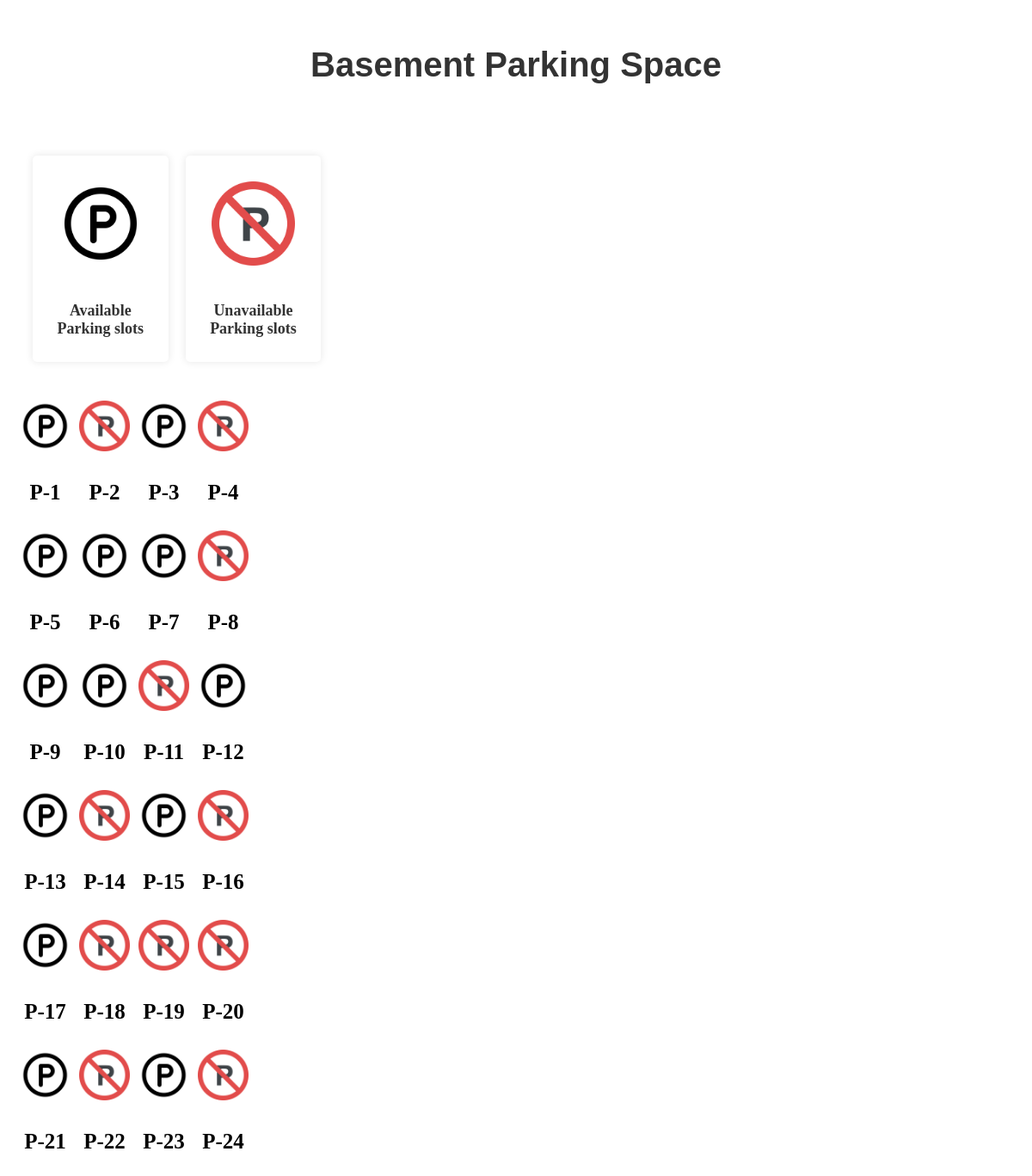
The app's page /src/homepage/src/Reservation/floor1.php with its own data.
### tables this page shows
CREATE TABLE `basement_parking_space` (
  `slot_number` char(4) NOT NULL,
  `is_available` tinyint(1) DEFAULT NULL
);

### src/homepage/src/Reservation/floor1.php (the view, shortened to what this page needs)
<!DOCTYPE html>
<html lang="en">
<head>
    <link rel="stylesheet" href="./css/reservation.css">
</head>
<body>
    <h2>Basement Parking Space</h2>
    <div class="containers">
        <div class="static">
            <div class="static_img">
                <img src="./images/parking.png" alt="">
            </div>
            <p class="definition">Available Parking slots</p>
        </div>
        <div class="static">
            <div class="static_img">
                <img src="./images/noparking.png" alt="" >
            </div>
            <p class="definition">Unavailable Parking slots</p>
        </div>
    </div>
    <section class="parking-slots">
        <div class="box-containers">
            <?php
                $servername = "localhost";
                $username = "root";
                $password = "";
                $dbname = "smartparkpro";
                $conn = new mysqli($servername, $username, $password, $dbname);
                $sql = "SELECT slot_number, is_available FROM basement_parking_space ORDER BY CAST(SUBSTRING(slot_number, 3) AS UNSIGNED)";
                $result = $conn->query($sql);
                if ($result->num_rows > 0) {
                    while ($row = $result->fetch_assoc()) {
                        $slotNumber = $row["slot_number"];
                        $isParkingAvailable = $row["is_available"];
                        $floor = "Basement Parking Space";
                        $imageSrc = ($isParkingAvailable) ? "./images/parking.png" : "./images/noparking.png";
                        $onClick = ($isParkingAvailable) ? "" : " onclick=\"showUnavailableSlotAlert(event)\"";
                        echo '<div class="boxes">';
                        echo '    <div class="images">';
                        echo '        <a href="index.php?floor=' . urlencode($floor) . '&slot=' . urlencode($slotNumber) . '"><img src="' . $imageSrc . '"' . $onClick . ' alt=""></a>';
                        echo '    </div>';
                        echo '    <p>' . $slotNumber . '</p>';
                        echo '</div>';
                    }
                } else {
                    echo "No parking slot data available.";
                }
            ?>
        </div>
    </section>
</body>
</html>

### src/homepage/src/Reservation/css/reservation.css (style rules this page uses)
p { font-size: 25px; font-family: "Times New Roman", Times, serif; font-weight: bold; text-align: center; }
.parking-slots { display: grid; grid-template-columns: repeat(4, 3fr); }
.box-containers { display: grid; grid-template-columns: repeat(4, 3fr); padding: 10px; }
.parking-slots .box-containers .boxes .images { justify-content: center; align-items: center; padding: 5px; }
.parking-slots .box-containers .boxes .images img { max-width: 100%; height: auto; object-fit: cover; transition: 0.2s linear; border-radius: 20px; }
h2 { font-family: 'Arial', sans-serif; color: #333; font-size: 2.5em; text-align: center; padding: 20px 0; }
.containers { display: flex; flex-wrap: nowrap; transition: all 0.3s ease-in-out; height: auto; width: 50%; padding: 20px; }
.static { background-color: #fff; border-radius: 5px; box-shadow: 0 0 10px rgba(0, 0, 0, 0.1); margin: 10px; width: calc(30% - 40px); text-align: center; padding: 10px; transition: all 0.3s ease-in-out; }
.static_img { overflow: hidden; padding-top: 5%; position: relative; padding:20px; }
.static_img img { width: 100%; height: auto; position: block; top: 0; left: 0; transition: all 0.3s ease-in-out; }
.definition { font-size: 18px; color: #333; transition: all 0.3s ease-in-out; }

### records on screen
basement_parking_space: slot_number "P-1"
basement_parking_space: slot_number "P-2"
basement_parking_space: slot_number "P-3"
basement_parking_space: slot_number "P-4"
basement_parking_space: slot_number "P-5"
basement_parking_space: slot_number "P-6"
basement_parking_space: slot_number "P-7"
basement_parking_space: slot_number "P-8"
basement_parking_space: slot_number "P-9"
basement_parking_space: slot_number "P-10"
basement_parking_space: slot_number "P-11"
basement_parking_space: slot_number "P-12"
basement_parking_space: slot_number "P-13"
basement_parking_space: slot_number "P-14"
basement_parking_space: slot_number "P-15"
basement_parking_space: slot_number "P-16"
basement_parking_space: slot_number "P-17"
basement_parking_space: slot_number "P-18"
basement_parking_space: slot_number "P-19"
basement_parking_space: slot_number "P-20"
basement_parking_space: slot_number "P-21"
basement_parking_space: slot_number "P-22"
basement_parking_space: slot_number "P-23"
basement_parking_space: slot_number "P-24"
